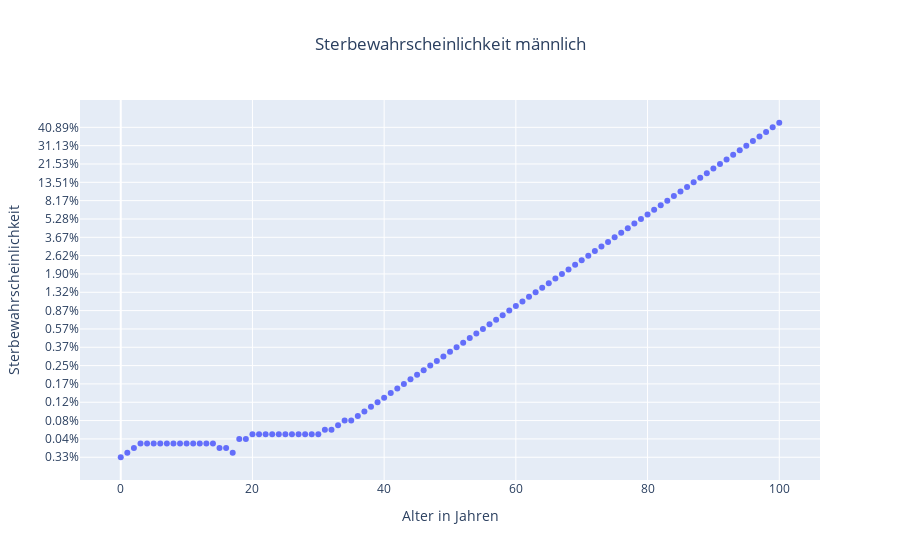

Write notebook code for a chart like this one.
### Markdown cell above
## Sterbewahrscheinlichkeit jedes Jahr
### männlich

### Code cell
# Daten der y-Achse mit 100 multiplizieren und als Prozent formatieren
df['Sterbewahrscheinlichkeit'] = df['Sterbewahrscheinlichkeit [q(x)] männlich Ziffer'] * 100
df['Sterbewahrscheinlichkeit'] = df['Sterbewahrscheinlichkeit'].map('{:.2f}%'.format)

# Plot erstellen
fig = px.scatter(df, 
                 x='Alter in Jahren', 
                 y='Sterbewahrscheinlichkeit', 
                 title='Sterbewahrscheinlichkeit männlich')

fig.update_layout(title_x=0.5)

fig.show()

### Figure 1 — Plotly figure (JSON) as saved in the notebook; plotly's stock layout.template omitted (floating-point values rounded to 4 significant figures)
{"data": [{"hovertemplate": "Alter in Jahren=%{x}<br>Sterbewahrscheinlichkeit=%{y}<extra></extra>", "legendgroup": "", "marker": {"color": "#636efa", "symbol": "circle"}, "mode": "markers", "name": "", "orientation": "h", "showlegend": false, "type": "scatter", "x": [0, 1, 2, 3, 4, 5, 6, 7, 8, 9, 10, 11, 12, 13, 14, 15, 16, 17, 18, 19, 20, 21, 22, 23, 24, 25, 26, 27, 28, 29, 30, 31, 32, 33, 34, 35, 36, 37, 38, 39, 40, 41, 42, 43, 44, 45, 46, 47, 48, 49, 50, 51, 52, 53, 54, 55, 56, 57, 58, 59, 60, 61, 62, 63, 64, 65, 66, 67, 68, 69, 70, 71, 72, 73, 74, 75, 76, 77, 78, 79, 80, 81, 82, 83, 84, 85, 86, 87, 88, 89, 90, 91, 92, 93, 94, 95, 96, 97, 98, 99, 100], "xaxis": "x", "y": ["0.33%", "0.03%", "0.02%", "0.01%", "0.01%", "0.01%", "0.01%", "0.01%", "0.01%", "0.01%", "0.01%", "0.01%", "0.01%", "0.01%", "0.01%", "0.02%", "0.02%", "0.03%", "0.04%", "0.04%", "0.05%", "0.05%", "0.05%", "0.05%", "0.05%", "0.05%", "0.05%", "0.05%", "0.05%", "0.05%", "0.05%", "0.06%", "0.06%", "0.07%", "0.08%", "0.08%", "0.09%", "0.10%", "0.11%", "0.12%", "0.13%", "0.14%", "0.16%", "0.17%", "0.19%", "0.21%", "0.23%", "0.25%", "0.27%", "0.30%", "0.34%", "0.37%", "0.41%", "0.46%", "0.51%", "0.57%", "0.63%", "0.70%", "0.78%", "0.87%", "0.97%", "1.08%", "1.20%", "1.32%", "1.46%", "1.60%", "1.74%", "1.90%", "2.06%", "2.23%", "2.42%", "2.62%", "2.85%", "3.09%", "3.37%", "3.67%", "4.00%", "4.37%", "4.80%", "5.28%", "5.83%", "6.48%", "7.25%", "8.17%", "9.24%", "10.49%", "11.91%", "13.51%", "15.29%", "17.22%", "19.31%", "21.53%", "23.85%", "26.25%", "28.68%", "31.13%", "33.58%", "36.03%", "38.47%", "40.89%", "43.28%"], "yaxis": "y"}], "layout": {"legend": {"tracegroupgap": 0}, "title": {"text": "Sterbewahrscheinlichkeit männlich", "x": 0.5}, "xaxis": {"anchor": "y", "domain": [0, 1], "title": {"text": "Alter in Jahren"}}, "yaxis": {"anchor": "x", "domain": [0, 1], "title": {"text": "Sterbewahrscheinlichkeit"}}}}
